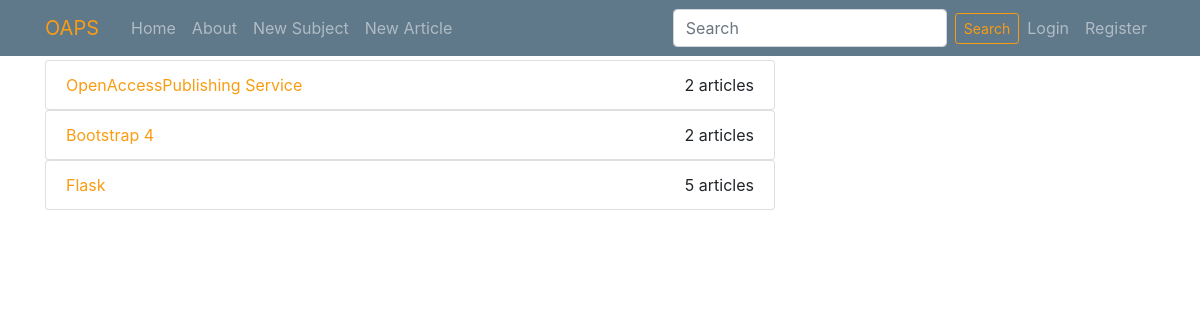
The page / on the database its author committed.
### blog/modules.py (models this page shows)
class Subject(db.Model):
	id = db.Column(db.Integer, primary_key=True)
	name = db.Column(db.String(100), nullable=False, unique=True)
	purpose = db.Column(db.Text, nullable=False)
	status = db.Column(db.String(20), default='UnApproved')
	date_posted = db.Column(db.DateTime, nullable=False, default=datetime.utcnow)
	authorEmail = db.Column(db.String(20), nullable=False)
	articles = db.relationship('Article', backref='subject', lazy='dynamic')

### blog/routes.py (the view)
@app.route('/')
def Subjects():
	subjects = Subject.query.filter(Subject.status == 'Approved')
	return render_template('index.html', subjects=subjects)

### blog/templates/index.html
{% extends "layouts.html" %}
	{% block content %}
		{% for subject in subjects %}
					<ul class="list-group" style="float: center;">
						{% if subject.articles.count() > 0 %}
						<li class="list-group-item"><a href="{{ url_for('subject', id=subject.id) }}">{{ subject.name }} </a>
							<span class="float-right">{{ subject.articles.count() }} articles</span></li>
						{% else %}
						<li class="list-group-item">{{ subject.name }}
							<span class="float-right">{{ subject.articles.count() }} article</span></li>
						{% endif %}
					</ul>
		{% endfor %}
	{% endblock %}

### rows shown on the page
Subject: name "OpenAccessPublishing Service", articles.count "2"
Subject: name "Bootstrap 4", articles.count "2"
Subject: name "Flask", articles.count "5"
